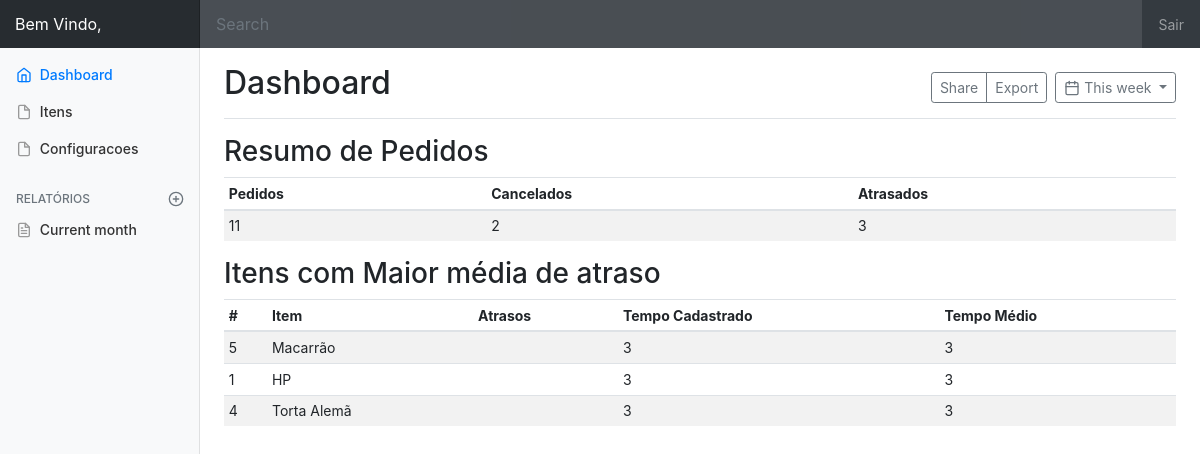
/dashboard/ (signed in), run on an earlier commit of the app's database.
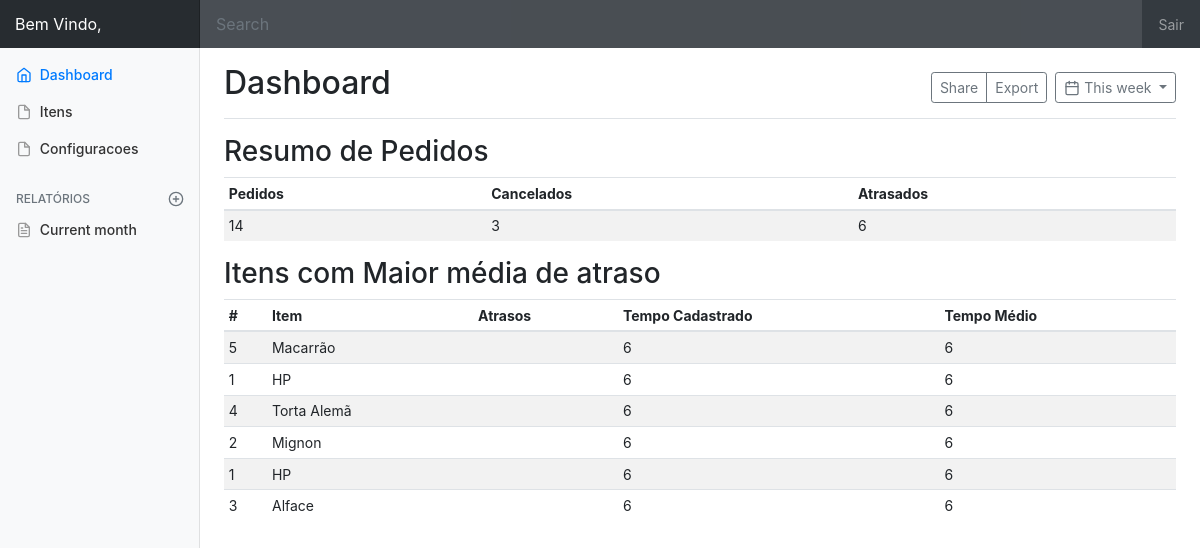
And on a later commit of the database.
### core/models.py (models this page shows, shortened)
class Item(models.Model):
    DESTINO_CHOICES = (
        ('Cozinha Fria', 'Cozinha Fria'),
        ('Cozinha Quente', 'Cozinha Quente'),
        ('Sobremesas', 'Sobremesas'),
    )
    nome = models.CharField('Nome', max_length=100)
    tempo_preparo = models.IntegerField('Tempo de Preparo (Min)')
    ativo = models.BooleanField('Ativo?', default=True)
    diario = models.BooleanField('Cardápio Diário', default=False,)
    destino = models.CharField('Cozinha Destino', max_length=14, choices=DESTINO_CHOICES)
    data_cadastro = models.DateTimeField('Data de Cadastro', auto_now_add=True)
    data_atualizacao = models.DateTimeField('Data de Atualização', auto_now=True)
    class Meta:
        verbose_name = 'Item'
        verbose_name_plural = 'Itens'

### gerencia/views.py (the view)
# urls.py: path('', views.dashboard, name='dashboard'),
@login_required
def dashboard(request):
    itens = Item.objects.all()
    pedidos_atrasados = PedidoAtrasado.objects.all()
    pedidos = Pedido.objects.all()
    contexto = {
        'titulo_pagina': 'Gestão de Pedidos',
        'usuario': User,
        'itens': itens,
        'pedidos': pedidos,
        'total_pedidos': pedidos.count(),
        'total_pedidos_cancelados': pedidos.filter(situacao='Cancelado').count(),
        'pedidos_atrasados': pedidos_atrasados,
        'total_pedidos_atrasados': pedidos_atrasados.count(),
    }
    print(PedidoAtrasado.objects.all().count())
    return render(request, 'gerencia/dashboard.html', contexto)

### gerencia/templates/gerencia/dashboard.html
{% extends 'gerencia/base_dashboard.html' %}
{% block conteudo %}
          <h3>Resumo de Pedidos</h3>
          <div class="table-responsive">
            <table class="table table-striped table-sm">
              <thead>
                <tr>
                  <th>Pedidos</th>
                  <th>Cancelados</th>
                  <th>Atrasados</th>
                </tr>
              </thead>
              <tbody>
                <tr>
                  <td>{{ total_pedidos }}</td>
                  <td>{{ total_pedidos_cancelados }}</td>
                  <td>{{ total_pedidos_atrasados }}</td>
                </tr>
              </tbody>
            </table>
          </div>
          <h3>Itens com Maior média de atraso</h3>
          <div class="table-responsive">
            <table class="table table-striped table-sm">
              <thead>
                <tr>
                  <th>#</th>
                  <th>Item</th>
                  <th>Atrasos</th>
                  <th>Tempo Cadastrado</th>
                  <th>Tempo Médio</th>
                </tr>
              </thead>
              <tbody>
              {% for pedido_atrasado in pedidos_atrasados %}
                {% for pedido in pedidos %}
                  {% if pedido.id == pedido_atrasado.pedido_id %}
                    {% for item in itens %}
                      {% if item.id == pedido.item_id %}
                    <tr>
                      <td>{{ item.id }}</td>
                      <td>{{ item.nome }}</td>
                      <td>{{ pedido.item_id.nome }}</td>
                      <td>{{ total_pedidos_atrasados }}</td>
                      <td>{{ total_pedidos_atrasados }}</td>
                    </tr>
                  {% endif %}
                {% endfor %}
              {% endif %}
                {% endfor %}
              {% endfor %}
              </tbody>
            </table>
          </div>
{% endblock %}

What changed in the data, as far as the page shows it:
computed for Item "Macarrão": total_pedidos_atrasados "3" → "6"
changed Item "HP": total_pedidos_atrasados "3" → "6"
computed for Item "Torta Alemã": total_pedidos_atrasados "3" → "6"
now on this page (row unchanged): Item: id "2", nome "Mignon", total_pedidos_atrasados "6"
added PedidoAtrasado: Item (id "1", nome "HP", total_pedidos_atrasados "6")
now on this page (row unchanged): Item: id "3", nome "Alface", total_pedidos_atrasados "6"
Also different on the page:
{{ total_pedidos }}: "11" → "14"
{{ total_pedidos_cancelados }}: "2" → "3"
{{ total_pedidos_atrasados }}: "3" → "6"
